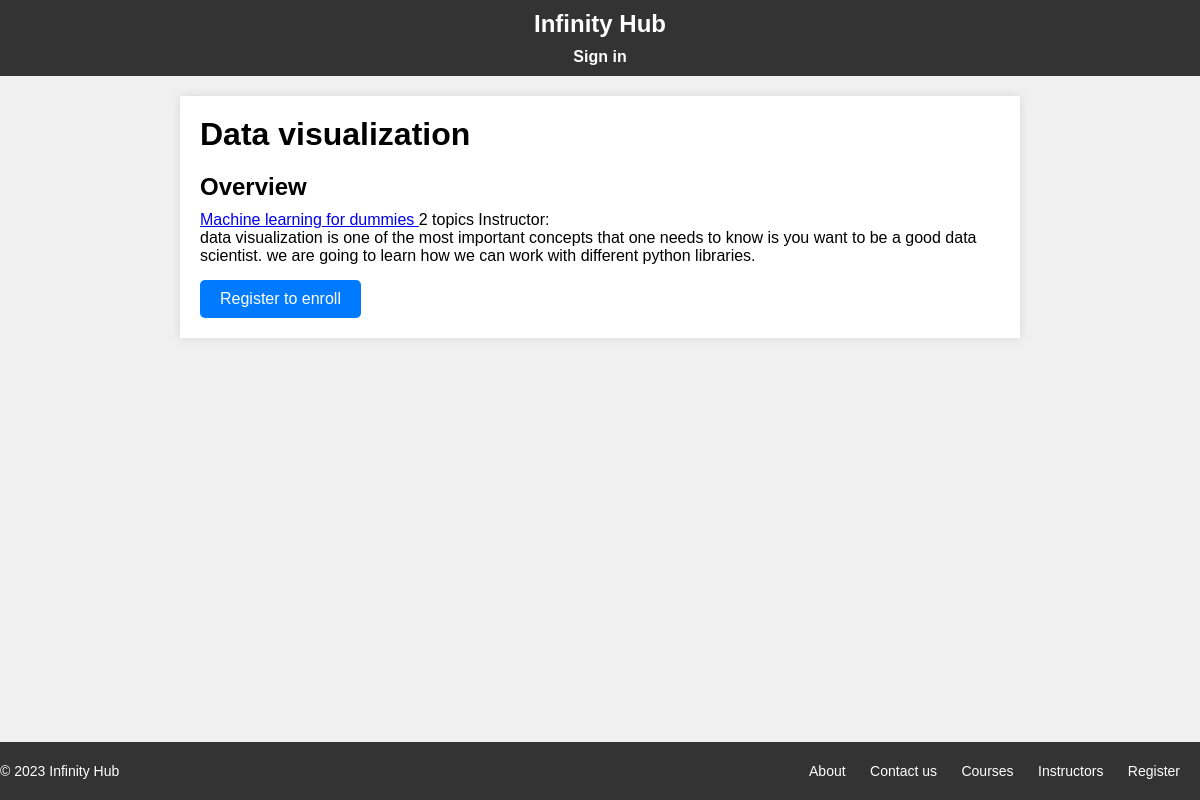
The page /course/data-visualization/ on the database its author committed.
### courses/models.py (models this page shows, shortened)
class Course(models.Model):
    owner = models.ForeignKey(User, related_name="courses_created",on_delete=models.CASCADE)
    students = models.ManyToManyField(User, related_name='courses_joined', blank=True)
    subject = models.ForeignKey(Subject, related_name="courses", on_delete=models.CASCADE)
    title = models.CharField(max_length=200)
    slug = models.SlugField(max_length=200, unique=True)
    overview = models.TextField()
    created = models.DateTimeField(auto_now_add=True)
    class Meta:
        ordering = ['-created']

class Subject(models.Model):
    title = models.CharField(max_length=200)
    slug = models.CharField(max_length=200, unique=True)
    class Meta:
        ordering = ['title']

### courses/views.py (the view)
# urls.py: path('<slug:slug>/', views.CourseDetailView.as_view(), name='course_detail'),
class CourseDetailView(DetailView):
    model = Course
    template_name = 'courses/course/detail.html'
    def get_context_data(self, **kwargs: Any) -> dict[str, Any]:
        context = super().get_context_data(**kwargs)
        context['enroll_form'] = CourseEnrollForm(initial={'course':self.object}) # type: ignore
        return context

### courses/templates/courses/course/detail.html (shortened to what this page needs)
{% extends "base.html" %}
{% block content %}
{% with subject=object.subject %}
<h1>{{ object.title }}</h1>
<div class="topic">
    <h2>Overview</h2>
    <p>
        <a href="{% url "course_list_subject" subject.slug%}">
            {{ subject.title }}
        </a>
        {{ object.topics.count }} topics
        Instructor: {{ object.owner.get_full_name }}
    </p>
    {{ object.overview|linebreaks }}
    {% if request.user.is_authenticated %}
        <form action="{% url "student_enroll_course" %}" method="post">
            {{ enroll_form }}
            {% csrf_token %}
            <input type="submit" value="Enroll now">
        </form>
    {% else %}
        <a href="{% url "student_registration" %}" class="button">
            Register to enroll
        </a>
    {% endif %}
</div>
{% endwith %}
{% endblock content %}

### courses/static/css/base.css (style rules this page uses)
body, h1, h2, p, ul, li { margin: 0; padding: 0; }
body { background-color: #f0f0f0; font-family: Arial, sans-serif; }
.button { display: inline-block; padding: 10px 20px; background-color: #007bff; color: #fff; text-decoration: none; border-radius: 5px; font-size: 16px; margin-top: 15px; transition: background-color 0.3s ease; }
.topic { margin-top: 20px; }
.topic h2 { font-size: 24px; margin-bottom: 10px; }

### rows shown on the page
Course: title "Data visualization", topics.count "2", overview "data visualization is one of the most important concepts that one needs to know is you want to be a good data scientist. we are going to learn how we can work with different python libraries."
Subject: title "Machine learning for dummies"
